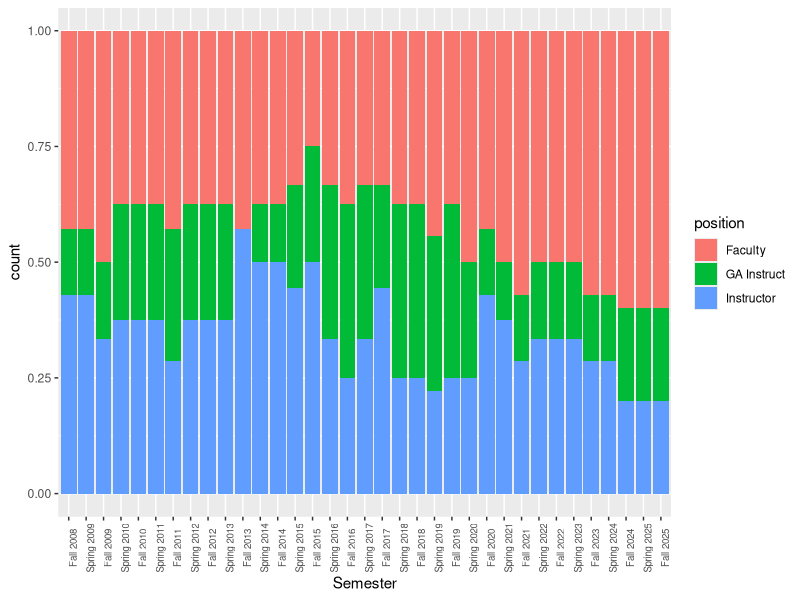

R code for this plot:
rm(list=ls())

library(tidyverse)

temp <- read_csv("Data/NIU_CQ_INSTRUCTORS_TERM_DEPT.csv")


factulty <- c("Ai-Ru Cheng", "Alexander Garivaltis", "Anna Klis", "Carl Campbell",
              "Eliakim Katz", "Evan Anderson", "George Slotsve", "Jeremy Groves",
              "Khan Mohabbat", "Maria Ponomareva", "Marlynne Ingram", "Neelam Jain",
              "Stephen Karlson", "Steven Nord", "Susan Porter-Hudak", "Virginia Wilcox",
              "Wei Zhang", "Masayuki Hirukawa")

instrct <- c("Bobby Barnes", "Brian Richard", "Carlos Pulido Hernandez", "Harlan Holt",
           "Ileana Brooks", "Jeffrey Reynolds", "Laurel Adams", "Manjuri Talukdar",
           "Michael Youngblood", "Paul Stroik", "Pavlo Buryi", "Rick Pretzsch",
           "Tammy Batson", "Sowjanya Dharmasankar", "Mohammad Mirhosseini",
           "Yunran Wei")

remove <- c("Beatrix Hoffman","Anne Hanley", "Andrea Smalley")

section.out <- c("0Y01", "00Y1", "H0P1", "A1H1", "B1H1", "B0H1", "P001",
                 "PYE1", "PZ00", "YE1","A001", "A002", "A003", "A004",
                 "A005", "A006", "A007", "A008", "A010", "A101", "A102",
                 "A103", "A104", "A105", "A106", "A107", "A108", "A109",
                 "B201", "B202", "B203", "B204")


no_count <- c("494", "497", "498", "495", "699", "799", "698", "795", "796",
              "496X", "390A", "393A", "690A", "692", "661A", "699A", "397H",
              "699B", "592", "798", "664", "665", "397")

core <- temp %>%
  mutate(instr = paste(`Instr_First Name`, `Instr_Last Name`, sep = " "),
         enrollment = `Tot Enrl`,
         position = case_when(instr %in% factulty ~ "Faculty",
                              instr %in% instrct ~ "Instructor",
                              instr %in% remove ~ "Remove",
                              TRUE ~ "GA Instruct")) %>%
  select(Catalog, Section, instr, Term, enrollment, position) %>%
  arrange(Term, Catalog, Section) %>%
  filter(!Catalog %in% no_count,
         !Section %in% section.out) %>%
  mutate(Catalog = case_when(Catalog == "460X" ~ "460",
                             Catalog == "484X" ~ "460",
                             Catalog == "584X" ~ "560",
                             Catalog == "650" ~ "750",
                             Catalog == "651" ~ "751",
                             Catalog == "600" ~ "700", 
                             Catalog == "601" ~ "701",
                             TRUE ~ Catalog),
                             c.num = as.numeric(Catalog),
         Level = case_when(substr(Catalog, 1, 1) == "1" ~ "100 Level",
                           substr(Catalog, 1, 1) == "2" ~ "200 Level",
                           substr(Catalog, 1, 1) == "3" ~ "300 Level",
                           substr(Catalog, 1, 1) == "4" ~ "400 Level",
                           substr(Catalog, 1, 1) == "5" ~ "500 Level",
                           substr(Catalog, 1, 1) == "6" ~ "600 Level",
                           substr(Catalog, 1, 1) == "7" ~ "700 Level",
                           TRUE ~ "Other")) %>%
  filter(enrollment > 0)

u.core <- core %>%
  filter(c.num < 500) %>%
  mutate(Inst = case_when(position == "Instructor" ~ 1,
                          TRUE ~ 0),
         fact = case_when(position == "Faculty" ~ 1,
                          TRUE ~ 0),
         ga = 1 - Inst - fact) %>%
  group_by(Term, Catalog) %>%
      mutate(Course.n = n(),
             Course.Instrctor = sum(Inst),
             Course.Faculty = sum(fact),
             Course.GA = sum(ga),
             Course.Enroll = sum(enrollment)) %>%
  ungroup() %>%
  group_by(Term, Level) %>%
  mutate(Level.n = n(),
         Level.Instrctor = sum(Inst),
         Level.Faculty = sum(fact),
         Level.GA = sum(ga),
         Level.Enroll = sum(enrollment)) %>%
  ungroup() %>%
  select(-c(Inst, fact, ga)) %>%
  select(Term, Catalog, c.num, Level, position, starts_with("Level"), starts_with("Course")) %>%
  distinct() %>%
  mutate(y = substr(as.character(Term), 2, 3),
         s = substr(as.character(Term), 4, 4),
         yr = paste0("20", y),
         se = case_when(s == "8" ~ "Fall",
                        s == "2" ~ "Spring",
                        TRUE ~ "Summer"),
         Semester = paste(se, yr, sep = " ")) %>%
  filter(s != "6") %>%
  select(-c(y, s, yr, se))


temp <- u.core %>%
  select(Semester, Term, position, starts_with("Level")) %>%
  mutate(Semester = fct_reorder(Semester, Term)) %>%
  distinct()

ggplot(temp) +
  geom_bar(aes(Semester, fill = position), position = "fill") +
  theme(axis.text.x = element_text(size = 7, angle=90))


